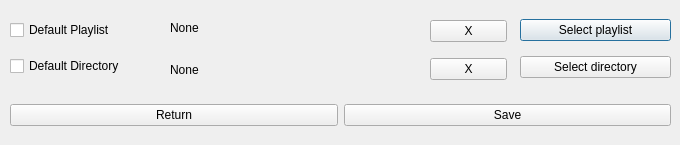
<?xml version="1.0" encoding="UTF-8"?>
<ui version="4.0">
 <class>Settings</class>
 <widget class="QDialog" name="Settings">
  <property name="geometry">
   <rect>
    <x>0</x>
    <y>0</y>
    <width>680</width>
    <height>145</height>
   </rect>
  </property>
  <property name="minimumSize">
   <size>
    <width>680</width>
    <height>140</height>
   </size>
  </property>
  <property name="maximumSize">
   <size>
    <width>680</width>
    <height>145</height>
   </size>
  </property>
  <property name="windowTitle">
   <string>Settings</string>
  </property>
  <widget class="QWidget" name="verticalLayoutWidget_2">
   <property name="geometry">
    <rect>
     <x>170</x>
     <y>10</y>
     <width>251</width>
     <height>78</height>
    </rect>
   </property>
   <layout class="QVBoxLayout" name="verticalLayout_2">
    <item>
     <widget class="QLabel" name="defaultPlaylistLabel">
      <property name="text">
       <string>None</string>
      </property>
     </widget>
    </item>
    <item>
     <widget class="QLabel" name="defaultDirectoryLabel">
      <property name="enabled">
       <bool>true</bool>
      </property>
      <property name="text">
       <string>None</string>
      </property>
     </widget>
    </item>
   </layout>
  </widget>
  <widget class="QWidget" name="verticalLayoutWidget_3">
   <property name="geometry">
    <rect>
     <x>520</x>
     <y>10</y>
     <width>151</width>
     <height>78</height>
    </rect>
   </property>
   <layout class="QVBoxLayout" name="verticalLayout_3">
    <item>
     <widget class="QPushButton" name="defaultPlaylistButton">
      <property name="text">
       <string>Select playlist</string>
      </property>
     </widget>
    </item>
    <item>
     <widget class="QPushButton" name="defaultDirectoryButton">
      <property name="enabled">
       <bool>true</bool>
      </property>
      <property name="text">
       <string>Select directory</string>
      </property>
     </widget>
    </item>
   </layout>
  </widget>
  <widget class="QWidget" name="verticalLayoutWidget">
   <property name="geometry">
    <rect>
     <x>10</x>
     <y>10</y>
     <width>151</width>
     <height>78</height>
    </rect>
   </property>
   <layout class="QVBoxLayout" name="verticalLayout">
    <item>
     <widget class="QCheckBox" name="defaultPlaylistBox">
      <property name="text">
       <string>Default Playlist</string>
      </property>
     </widget>
    </item>
    <item>
     <widget class="QCheckBox" name="defaultDirectoryBox">
      <property name="enabled">
       <bool>true</bool>
      </property>
      <property name="text">
       <string>Default Directory</string>
      </property>
     </widget>
    </item>
   </layout>
  </widget>
  <widget class="QWidget" name="verticalLayoutWidget_4">
   <property name="geometry">
    <rect>
     <x>430</x>
     <y>10</y>
     <width>77</width>
     <height>81</height>
    </rect>
   </property>
   <layout class="QVBoxLayout" name="verticalLayout_4">
    <item>
     <widget class="QPushButton" name="deletePlaylist">
      <property name="text">
       <string>X</string>
      </property>
     </widget>
    </item>
    <item>
     <widget class="QPushButton" name="deleteDirectory">
      <property name="text">
       <string>X</string>
      </property>
     </widget>
    </item>
   </layout>
  </widget>
  <widget class="QWidget" name="horizontalLayoutWidget">
   <property name="geometry">
    <rect>
     <x>10</x>
     <y>90</y>
     <width>661</width>
     <height>51</height>
    </rect>
   </property>
   <layout class="QHBoxLayout" name="horizontalLayout">
    <item>
     <widget class="QPushButton" name="returnButton">
      <property name="text">
       <string>Return</string>
      </property>
     </widget>
    </item>
    <item>
     <widget class="QPushButton" name="saveSettingsButton">
      <property name="text">
       <string>Save</string>
      </property>
     </widget>
    </item>
   </layout>
  </widget>
 </widget>
 <resources/>
 <connections/>
</ui>
